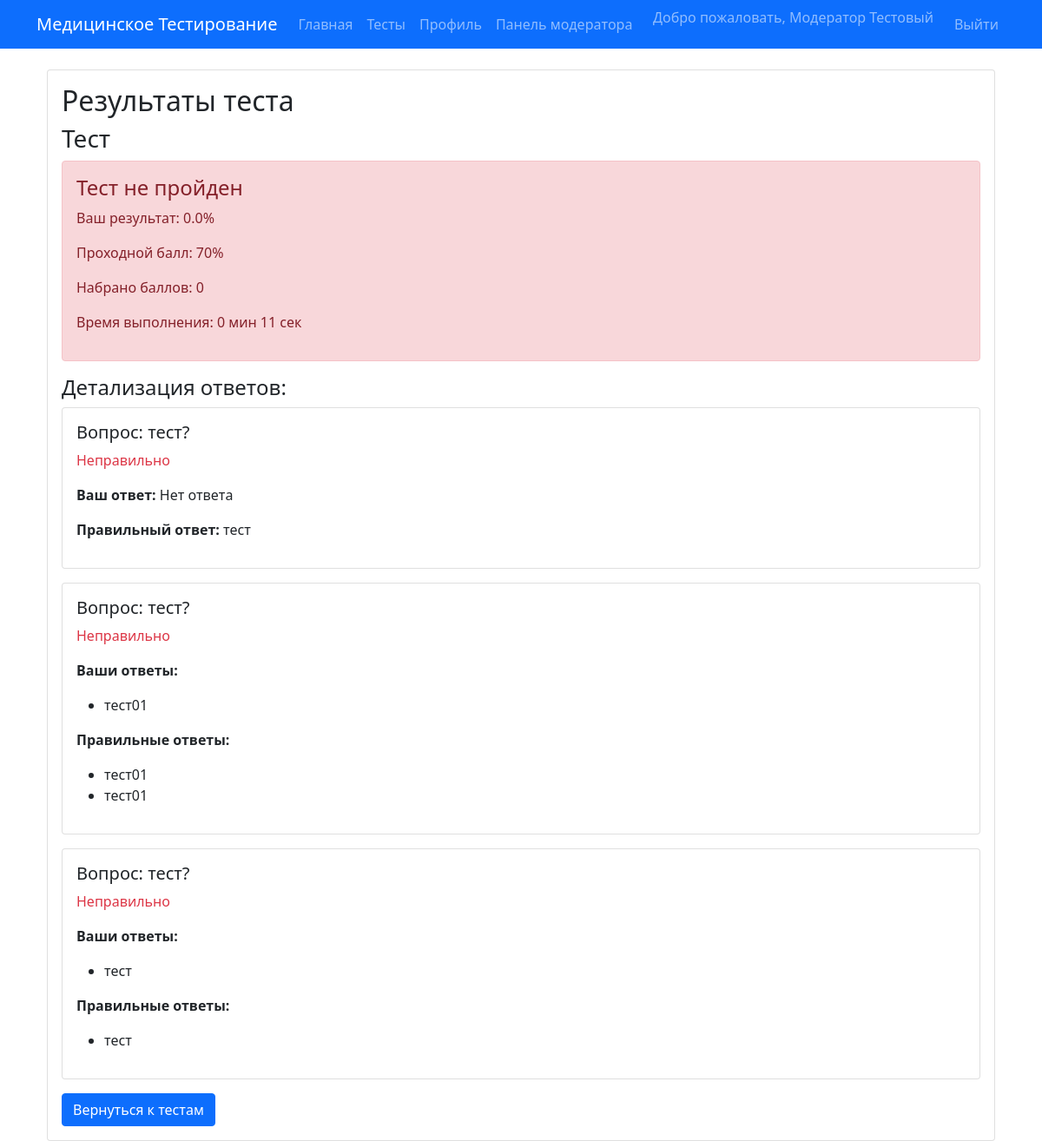
Page /test/result/1 (signed in) on the committed database.
### website/models.py (models this page shows, shortened)
class MedicalWorker(UserMixin, db.Model):
    __tablename__ = 'medical_workers'
    id = db.Column(db.Integer, primary_key=True)
    email = db.Column(db.String(120), unique=True, nullable=False)
    username = db.Column(db.String(80), unique=True, nullable=False)
    first_name = db.Column(db.String(80), nullable=False)
    last_name = db.Column(db.String(80), nullable=False)
    password_hash = db.Column(db.String(256), nullable=False)
    specialization = db.Column(db.String(50), nullable=False)
    license_number = db.Column(db.String(50), unique=True, nullable=False)
    institution = db.Column(db.String(200))
    position = db.Column(db.String(100))
    years_experience = db.Column(db.Integer, default=0)
    is_moderator = db.Column(db.Boolean, default=False)
    is_admin = db.Column(db.Boolean, default=False)
    created_at = db.Column(db.DateTime, default=datetime.utcnow)
    tests_taken = db.relationship('TestResult', backref='worker', lazy=True)
    def get_full_name(self):
        return f"{self.first_name} {self.last_name}"

class Test(db.Model):
    __tablename__ = 'tests'
    id = db.Column(db.Integer, primary_key=True)
    title = db.Column(db.String(200), nullable=False)
    description = db.Column(db.Text)
    category_id = db.Column(db.Integer, db.ForeignKey('test_categories.id'))
    difficulty = db.Column(db.String(20), default='medium')
    time_limit = db.Column(db.Integer, default=3600)  # в секундах
    passing_score = db.Column(db.Integer, default=70)  # процент
    access_type = db.Column(db.String(20), default='simple', nullable=False)
    max_attempts = db.Column(db.Integer, default=1)  # 0 или NULL = без ограничений
    start_at = db.Column(db.DateTime)
    end_at = db.Column(db.DateTime)
    is_strict_mode = db.Column(db.Boolean, default=True)  # строгий экзаменационный режим
    shuffle_questions = db.Column(db.Boolean, default=False)
    shuffle_answers = db.Column(db.Boolean, default=False)
    is_active = db.Column(db.Boolean, default=True)
    created_by = db.Column(db.Integer, db.ForeignKey('medical_workers.id'))
    created_at = db.Column(db.DateTime, default=datetime.utcnow)
    questions = db.relationship('Question', backref='test', lazy=True)
    results = db.relationship('TestResult', backref='test', lazy=True)

class TestResult(db.Model):
    __tablename__ = 'test_results'
    id = db.Column(db.Integer, primary_key=True)
    worker_id = db.Column(db.Integer, db.ForeignKey('medical_workers.id'))
    test_id = db.Column(db.Integer, db.ForeignKey('tests.id'))
    score = db.Column(db.Integer)
    percentage = db.Column(db.Float)
    passed = db.Column(db.Boolean)
    started_at = db.Column(db.DateTime, default=datetime.utcnow)
    completed_at = db.Column(db.DateTime)
    time_taken = db.Column(db.Integer)  # в секундах
    answers = db.relationship('UserAnswer', backref='result', lazy=True)

class Question(db.Model):
    __tablename__ = 'questions'
    id = db.Column(db.Integer, primary_key=True)
    test_id = db.Column(db.Integer, db.ForeignKey('tests.id'))
    text = db.Column(db.Text, nullable=False)
    question_type = db.Column(db.String(20), default='single')  # single, multiple, text
    points = db.Column(db.Integer, default=1)
    image_filename = db.Column(db.String(255))  # ← НОВОЕ: имя файла изображения
    topic = db.Column(db.String(200))  # тема / раздел
    question_level = db.Column(db.String(20), default='medium')  # basic / medium / hard
    created_at = db.Column(db.DateTime, default=datetime.utcnow)
    updated_at = db.Column(db.DateTime, default=datetime.utcnow, onupdate=datetime.utcnow)
    last_modified_by_id = db.Column(db.Integer, db.ForeignKey('medical_workers.id'))
    last_modified_by = db.relationship('MedicalWorker', foreign_keys=[last_modified_by_id])
    answers = db.relationship('Answer', backref='question', lazy=True)

class Answer(db.Model):
    __tablename__ = 'answers'
    id = db.Column(db.Integer, primary_key=True)
    question_id = db.Column(db.Integer, db.ForeignKey('questions.id'))
    text = db.Column(db.Text, nullable=False)
    is_correct = db.Column(db.Boolean, default=False)

### website/views.py (the view)
@main_bp.route('/test/result/<int:result_id>')
@login_required
def test_result(result_id):
    result = TestResult.query.get_or_404(result_id)
    if result.worker_id != current_user.id and not current_user.is_moderator:
        flash('Доступ запрещен', 'danger')
        return redirect(url_for('main.tests'))
    user_answers = UserAnswer.query.filter_by(result_id=result_id).all()
    detailed_answers = []
    for ua in user_answers:
        question = Question.query.get(ua.question_id)
        answer_ids = json.loads(ua.answer_ids) if ua.answer_ids else []
        answers = Answer.query.filter(Answer.id.in_(answer_ids)).all() if answer_ids else []
        correct_answers = Answer.query.filter_by(
            question_id=ua.question_id,
            is_correct=True
        ).all()
        detailed_answers.append({
            'question': question,
            'user_answers': answers,
            'correct_answers': correct_answers,
            'is_correct': ua.is_correct
        })
    return render_template('test_result.html',
                           result=result,
                           detailed_answers=detailed_answers)

### website/models.py (called while the page is built)
@login_manager.user_loader
def load_user(id):
    return MedicalWorker.query.get(int(id))

### website/templates/test_result.html (shortened to what this page needs)
{% extends "base.html" %}
{% block content %}
<div class="container mt-4">
    <div class="card">
        <div class="card-body">
            <h2 class="card-title">Результаты теста</h2>
            <h3>{{ result.test.title if result.test else 'Тест удален' }}</h3>
            <div class="alert alert-{{ 'success' if result.passed else 'danger' if result.passed is false else 'warning' }}">
                <h4 class="alert-heading">
                    {% if result.passed is true %}
                    Тест пройден!
                    {% elif result.passed is false %}
                    Тест не пройден
                    {% else %}
                    Тест в процессе
                    {% endif %}
                </h4>
                <p>
                    Ваш результат:
                    {% if result.percentage is not none %}
                    {{ "%.1f"|format(result.percentage) }}%
                    {% else %}
                    не завершен
                    {% endif %}
                </p>
                <p>Проходной балл: {{ result.test.passing_score if result.test else '?' }}%</p>
                <p>Набрано баллов: {{ result.score if result.score is not none else '?' }}</p>
                {% if result.time_taken %}
                <p>Время выполнения: {{ result.time_taken // 60 }} мин {{ result.time_taken % 60 }} сек</p>
                {% endif %}
            </div>
            {% if detailed_answers %}
            <h4>Детализация ответов:</h4>
           {% for detail in detailed_answers %}
<div class="card mb-3">
    <div class="card-body">
        <h5>Вопрос: {{ detail.question.text if detail.question else 'Вопрос удален' }}</h5>
        {% if detail.is_correct is not none %}
        <p class="text-{{ 'success' if detail.is_correct else 'danger' }}">
            {{ 'Правильно' if detail.is_correct else 'Неправильно' }}
        </p>
        {% endif %}
        {% if detail.question and detail.question.question_type == 'text' %}
        <p><strong>Ваш ответ:</strong> {{ detail.user_answers[0].text_answer if detail.user_answers else 'Нет ответа' }}</p>
        <p><strong>Правильный ответ:</strong> {{ detail.correct_answers[0].text if detail.correct_answers else 'Не указан' }}</p>
        {% else %}
        <p><strong>Ваши ответы:</strong></p>
        <ul>
            {% for answer in detail.user_answers %}
            <li>{{ answer.text }}</li>
            {% else %}
            <li>Нет ответа</li>
            {% endfor %}
        </ul>
        <p><strong>Правильные ответы:</strong></p>
        <ul>
            {% for answer in detail.correct_answers %}
            <li>{{ answer.text }}</li>
            {% endfor %}
        </ul>
        {% endif %}
    </div>
</div>
{% endfor %}
            {% endif %}
            <a href="{{ url_for('main.tests') }}" class="btn btn-primary">Вернуться к тестам</a>
        </div>
    </div>
</div>
{% endblock %}

### website/templates/base.html (shortened to what this page needs)
<!DOCTYPE html>
<html lang="ru">
<head>
    <link href="https://cdn.jsdelivr.net/npm/bootstrap@5.1.3/dist/css/bootstrap.min.css" rel="stylesheet">
</head>
<body>
    <nav class="navbar navbar-expand-lg navbar-dark bg-primary">
        <div class="container">
            <a class="navbar-brand" href="{{ url_for('main.index') }}">Медицинское Тестирование</a>
            <div class="collapse navbar-collapse" id="navbarNav">
                <ul class="navbar-nav me-auto">
                    <li class="nav-item">
                        <a class="nav-link" href="{{ url_for('main.index') }}">Главная</a>
                    </li>
                    {% if current_user.is_authenticated %}
                    <li class="nav-item">
                        <a class="nav-link" href="{{ url_for('main.tests') }}">Тесты</a>
                    </li>
                    <li class="nav-item">
                        <a class="nav-link" href="{{ url_for('main.profile') }}">Профиль</a>
                    </li>
                    {% if current_user.is_moderator %}
                    <li class="nav-item">
                        <a class="nav-link" href="{{ url_for('moderator.panel') }}">Панель модератора</a>
                    </li>
                    {% endif %}
                    {% endif %}
                </ul>
                <ul class="navbar-nav">
                    {% if current_user.is_authenticated %}
                    <li class="nav-item">
                        <span class="navbar-text me-3">Добро пожаловать,
                            {{ current_user.get_full_name() }}
                        </span>
                    </li>
                    <li class="nav-item">
                        <a class="nav-link" href="{{ url_for('auth.logout') }}">Выйти</a>
                    </li>
                    {% endif %}
                </ul>
            </div>
        </div>
    </nav>
    <div class="container mt-4">
        {% block content %}{% endblock %}
    </div>
</body>
</html>

### rows in the picture
MedicalWorker: get_full_name "Модератор Тестовый"
Test: test "Тест", test "70"
TestResult: percentage "0.0", score "0", time_taken "0", result.time_taken%60 "11"
Question: question "тест?"
Answer: text "тест"
Question: question "тест?"
Answer: text "тест01"
Answer: text "тест01"
Question: question "тест?"
Answer: text "тест"
Answer: text "тест"

### other values in the picture
{{ 'Правильно' if detail.is_correct else 'Неправильно' }} "Неправильно" "Неправильно" "Неправильно"
